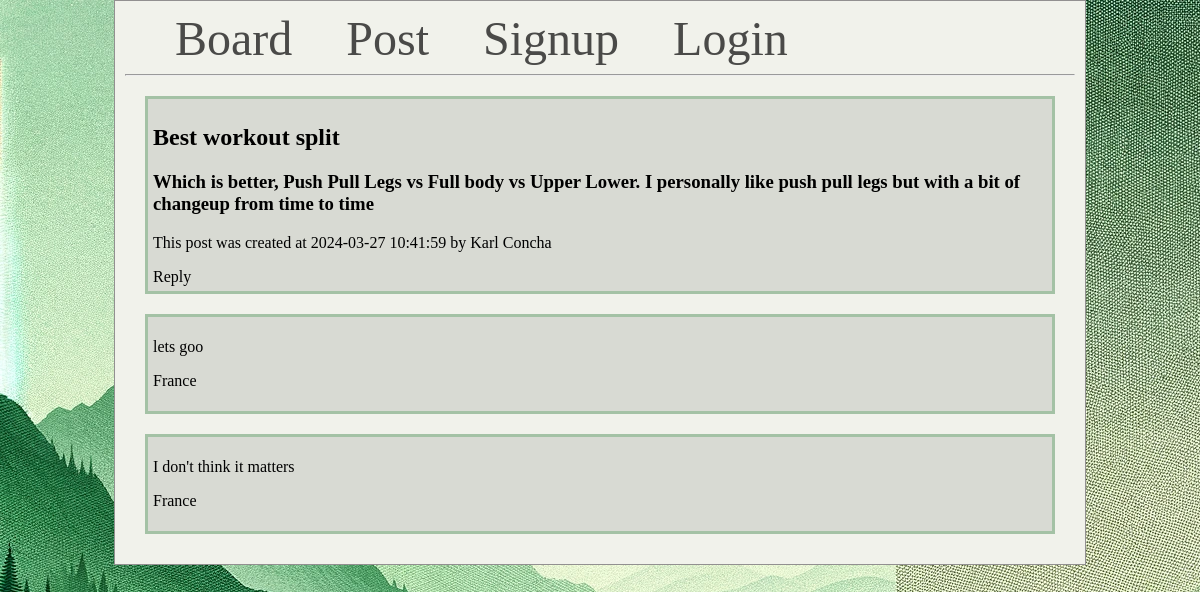
/1/view/, run on the app's committed database.
### tables this page shows
CREATE TABLE posts (
    id INTEGER PRIMARY KEY AUTOINCREMENT,
    created TIMESTAMP DEFAULT CURRENT_TIMESTAMP,
    title TEXT,
    content TEXT NOT NULL,
    userid INTEGER NOT NULL,
    parent_id INTEGER,
    FOREIGN KEY (parent_id) REFERENCES posts(id) ON DELETE CASCADE
);

CREATE TABLE users (
    id INTEGER PRIMARY KEY AUTOINCREMENT,
    username TEXT NOT NULL,
    password TEXT NOT NULL
);

### app.py (the view)
@app.route('/<int:id>/view/', methods=('GET', ))
def view(id):
    post = get_post(id)
    reply = get_reply(id) #Gets the replies associated with the post_id
    return render_template('view.html', post=post, reply=reply)

### app.py (called while the page is built)
def get_db_connection():
    conn = sqlite3.connect('database.db')
    conn.row_factory = sqlite3.Row
    return conn

def get_post(post_id,): #Single post retrieval
    conn = get_db_connection()
    post = conn.execute('''
                        SELECT posts.id, parent_id, posts.created, posts.title, posts.content, posts.userid, users.username
                        FROM posts
                        JOIN users ON posts.userid = users.id
                        WHERE posts.id = ?''',
                        (post_id, )).fetchone()
    conn.close()
    if post is None:
        abort(404)
    return post

def get_reply(parentid): #All reply retreival
    conn = get_db_connection()
    reply = conn.execute('''
                        SELECT posts.*, users.username FROM posts
                        JOIN users ON posts.userid = users.id
                        WHERE parent_id = ? ''',
                        (parentid,)).fetchall()
    conn.close()
    return reply

@app.context_processor
def inject_user():
    username = session.get('username')
    return dict(logged_in_user_name=username) #Saves username to be used in a function (line 16 in base.html)

### templates/view.html
{% extends 'base.html' %}
{% block content %}
    <div class='post'>
        <h2> {{post['title']}}</h2>
        <h3>{{post['content']}}</h3>
        <p>This post was created at {{ post['created'] }} by {{ post['username'] }}</p>
        <a href="{{ url_for('reply', id=post['id']) }}">Reply</a>
    </div>
    {% for reply in reply %}
    <div class='post'>
        <p>{{reply['content']}}</p>
        <p>{{reply['username']}}</p>
    </div>
    {% endfor %}
{% endblock%}

### static/css/main.css (style rules this page uses)
body { background-color: #57575769; background-image: url("Backgroundimage.png"); margin: 0; height: 100%; }
a { color: black; text-decoration: none; }
div.post { padding: 5px; margin: 20px; background-color: #D8DAD3; border: 3px solid #A4C2A5; }

### data on the page
posts: title "Best workout split", content "Which is better, Push Pull Legs vs Full body vs Upper Lower. I personally like push pull legs but with a bit of changeup from time to time", created "2024-03-27 10:41:59"
users: username "Karl Concha"
posts: content "lets goo", username "France"
posts: content "I don't think it matters", username "France"
